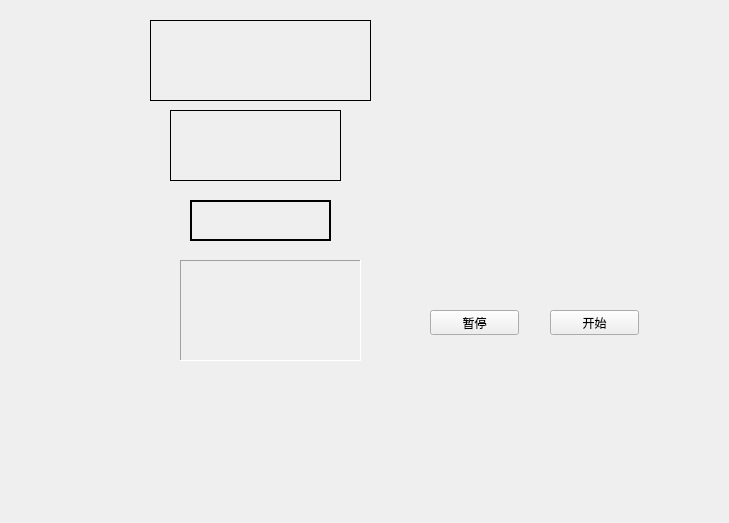
<?xml version="1.0" encoding="UTF-8"?>
<ui version="4.0">
 <class>Widget</class>
 <widget class="QWidget" name="Widget">
  <property name="geometry">
   <rect>
    <x>0</x>
    <y>0</y>
    <width>729</width>
    <height>523</height>
   </rect>
  </property>
  <property name="windowTitle">
   <string>Widget</string>
  </property>
  <widget class="mylabel" name="label">
   <property name="geometry">
    <rect>
     <x>150</x>
     <y>20</y>
     <width>221</width>
     <height>81</height>
    </rect>
   </property>
   <property name="frameShape">
    <enum>QFrame::Box</enum>
   </property>
   <property name="text">
    <string/>
   </property>
  </widget>
  <widget class="QLabel" name="label_2">
   <property name="geometry">
    <rect>
     <x>170</x>
     <y>110</y>
     <width>171</width>
     <height>71</height>
    </rect>
   </property>
   <property name="frameShape">
    <enum>QFrame::Box</enum>
   </property>
   <property name="text">
    <string/>
   </property>
   <property name="textFormat">
    <enum>Qt::PlainText</enum>
   </property>
  </widget>
  <widget class="QLabel" name="label_3">
   <property name="geometry">
    <rect>
     <x>190</x>
     <y>200</y>
     <width>141</width>
     <height>41</height>
    </rect>
   </property>
   <property name="frameShape">
    <enum>QFrame::WinPanel</enum>
   </property>
   <property name="text">
    <string/>
   </property>
  </widget>
  <widget class="QLabel" name="label_4">
   <property name="geometry">
    <rect>
     <x>180</x>
     <y>260</y>
     <width>181</width>
     <height>101</height>
    </rect>
   </property>
   <property name="frameShape">
    <enum>QFrame::Panel</enum>
   </property>
   <property name="frameShadow">
    <enum>QFrame::Sunken</enum>
   </property>
   <property name="text">
    <string/>
   </property>
  </widget>
  <widget class="QPushButton" name="btn">
   <property name="geometry">
    <rect>
     <x>430</x>
     <y>310</y>
     <width>89</width>
     <height>25</height>
    </rect>
   </property>
   <property name="text">
    <string>暂停</string>
   </property>
  </widget>
  <widget class="QPushButton" name="btn2">
   <property name="geometry">
    <rect>
     <x>550</x>
     <y>310</y>
     <width>89</width>
     <height>25</height>
    </rect>
   </property>
   <property name="text">
    <string>开始</string>
   </property>
  </widget>
 </widget>
 <layoutdefault spacing="6" margin="11"/>
 <customwidgets>
  <customwidget>
   <class>mylabel</class>
   <extends>QLabel</extends>
   <header>mylabel.h</header>
  </customwidget>
 </customwidgets>
 <resources/>
 <connections/>
</ui>
